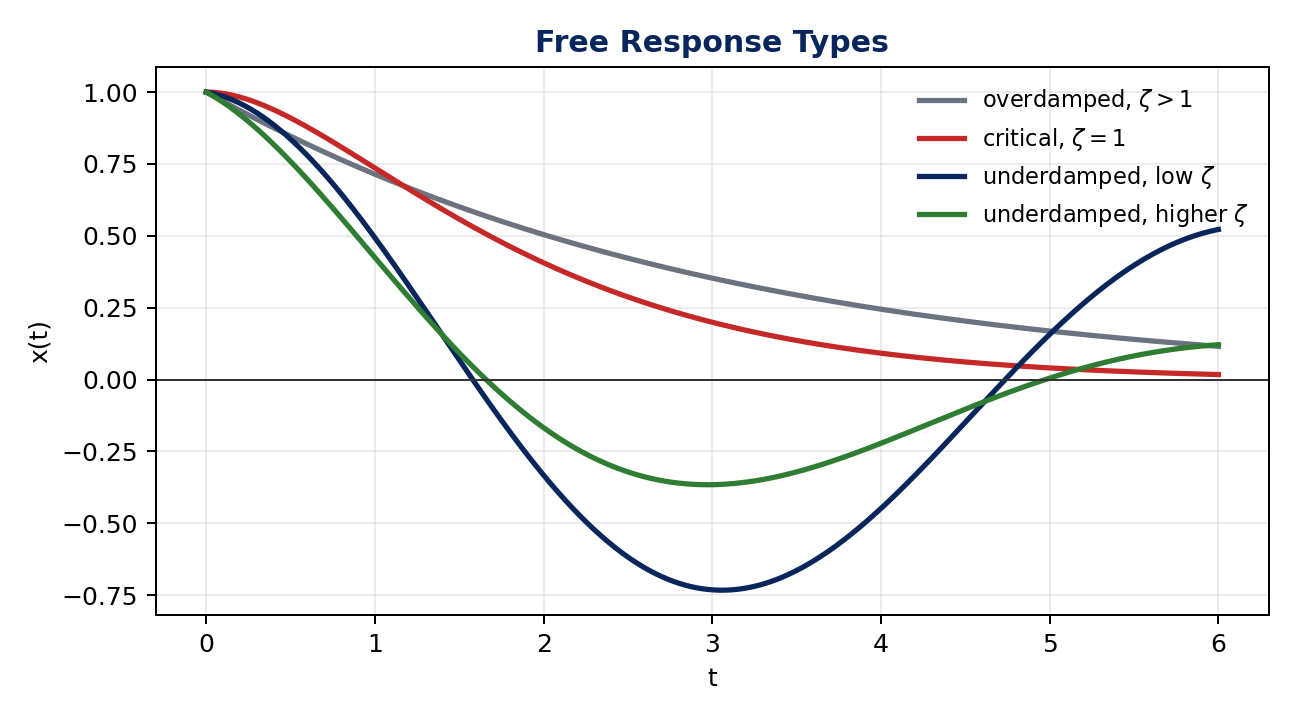

Here is the Python script that generated this plot:
#!/usr/bin/env python3
"""Figure: overdamped, critically damped, and underdamped free responses."""

from __future__ import annotations

import math

from plot_helpers import NAVY, OUT, RED, configure_matplotlib_cache


configure_matplotlib_cache()
import matplotlib.pyplot as plt


t = [6 * i / 700 for i in range(701)]
wn = 1.0
over = [math.exp(-0.45 * ti) * (1.0 + 0.12 * ti) for ti in t]
critical = [(1.0 + ti) * math.exp(-ti) for ti in t]
under_low = [math.exp(-0.10 * ti) * math.cos(math.sqrt(1 - 0.10**2) * ti) for ti in t]
under_high = [math.exp(-0.32 * ti) * math.cos(math.sqrt(1 - 0.32**2) * ti) for ti in t]

fig, ax = plt.subplots(figsize=(7.2, 4.0))
ax.plot(t, over, color="#6b7280", linewidth=2.1, label=r"overdamped, $\zeta>1$")
ax.plot(t, critical, color=RED, linewidth=2.1, label=r"critical, $\zeta=1$")
ax.plot(t, under_low, color=NAVY, linewidth=2.1, label=r"underdamped, low $\zeta$")
ax.plot(t, under_high, color="#2e7d32", linewidth=2.1, label=r"underdamped, higher $\zeta$")
ax.axhline(0, color="#333333", linewidth=0.8)
ax.set_xlabel("t")
ax.set_ylabel("x(t)")
ax.set_title("Free Response Types", color=NAVY, fontweight="bold")
ax.grid(True, alpha=0.25)
ax.legend(frameon=False, fontsize=9, loc="upper right")
fig.tight_layout()
fig.savefig(OUT / "lecture4_free_response_cases.png", dpi=180)
plt.close(fig)
